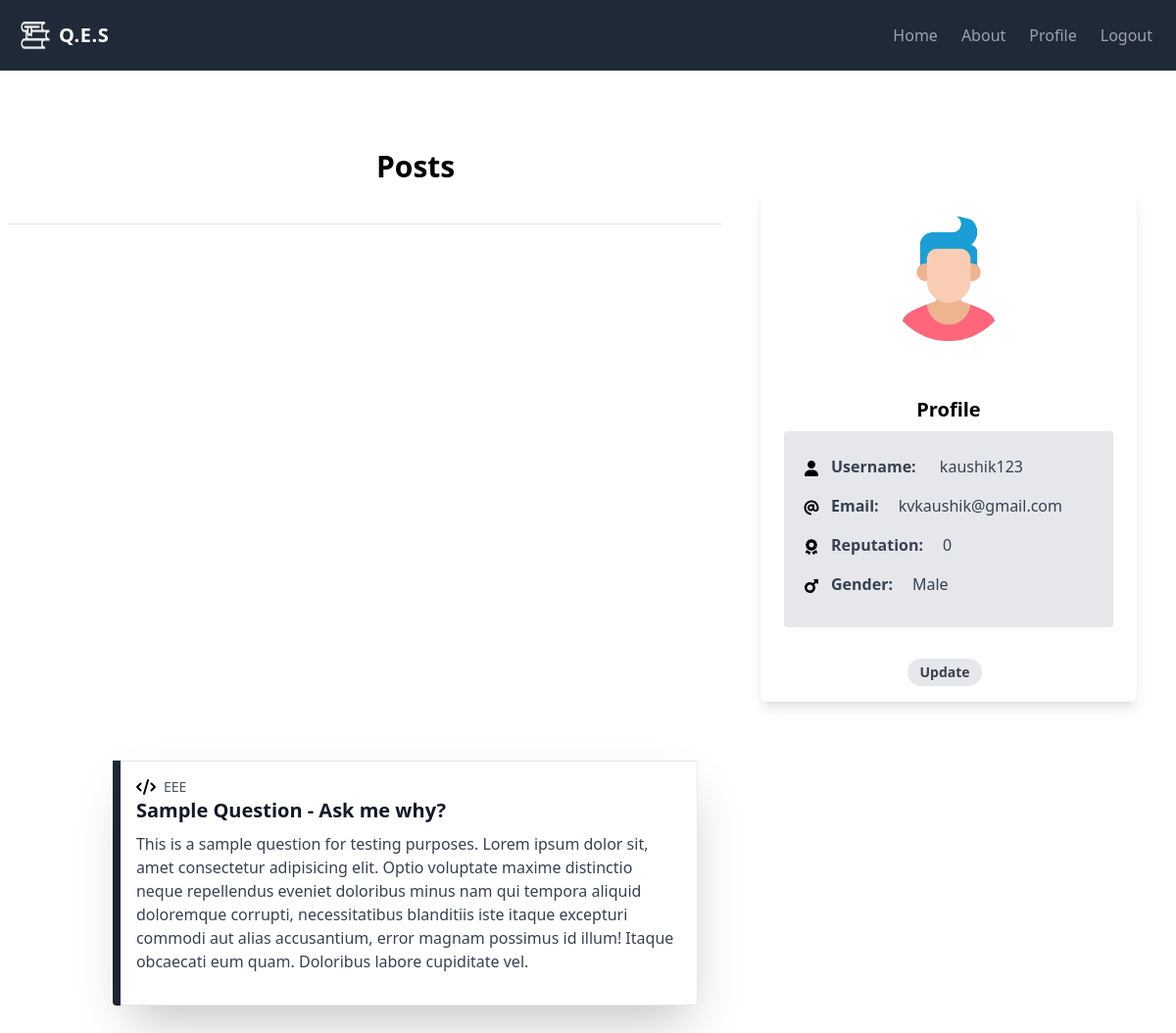
Page /viewprofile/ (signed in) on the earlier database version.
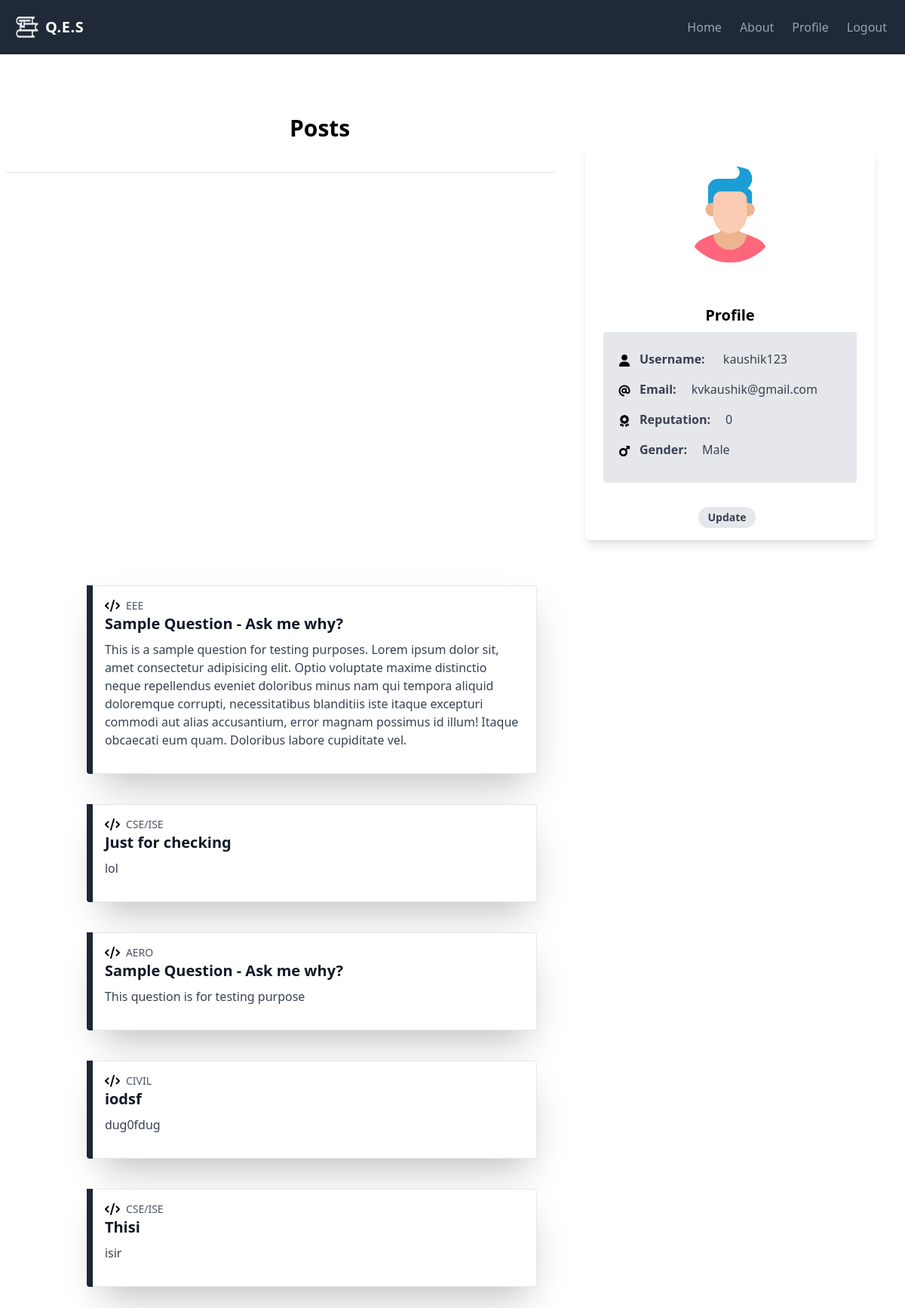
Same page on the later database version.
### users/models.py (models this page shows, shortened)
class Profile(models.Model):
    user = models.OneToOneField(User, on_delete=models.CASCADE)
    gender = models.CharField(max_length=20)
    age = models.IntegerField(null=True)
    reputation = models.IntegerField(blank=True,null=True)
    phone = models.CharField(max_length=10)
    profile_pic = models.ImageField(default='default.png',upload_to='profile_pics')

### QES/models.py (models this page shows, shortened)
class Questions(models.Model):
    title = models.TextField()
    content = models.TextField()
    category = models.CharField(max_length=255,choices=categories,default='CSE/ISE')
    upvotes = models.ManyToManyField(User,related_name="upvotes")
    downvoted = models.CharField(max_length=6,default='False')
    totalvotes = models.SmallIntegerField(default=0)
    date_posted = models.DateTimeField(auto_now_add=True)
    author = models.ForeignKey(User, on_delete=models.CASCADE)

### QES/views.py (the view)
# urls.py: path('viewprofile/', views.viewprofile,name='viewprofile'),
def viewprofile(request):
    user_id = request.user.id
    questions = Questions.objects.all().filter(author_id=user_id)
    profile = get_object_or_404(Profile, id=user_id)
    context = {
        'questions' : questions,
        'profile' : profile
    }
    return render(request, 'viewprofile.html',context)

### templates/viewprofile.html (shortened to what this page needs)
{% extends 'base.html' %}
{% block content %}
    <main>
        <div class="p-10 float-right">
            <div class="max-w-sm rounded-md overflow-hidden shadow-lg">
              <div><img class="rounded-full h-32 w-32 mx-32 mt-7" src="{{ profile.profile_pic.url }}" alt="Mountain"></div>
              <div class="px-6 py-4">
                <div class="pt-10 flex items-center justify-center font-bold text-xl mb-2">Profile</div>
                <ol class="py-5 px-5 rounded bg-gray-200 text-gray-700 text-base overflow-hidden">
                  <li class="font-bold inline-block px-3 py-1 mr-2 mb-2">Username:</li>   <span class="inline-block">{{ profile.user.username }}</span><br>
                  <li class="font-bold px-3 py-1 mr-2 mb-2 inline-block">Email:</li><span class="inline-block text-ellipsis whitespace-nowrap">{{ profile.user.email }}</span><br>
                  <li class="font-bold px-3 py-1 mr-2 mb-2 inline-block">Reputation:</li><span class="inline-block">{{ profile.reputation }}</span><br/>
                  <li class="font-bold px-3 py-1 mr-2 mb-2 inline-block">Gender:</li><span class="inline-block">{{ profile.gender }}</span>
                </ol>
              </div>
              <div class="px-6 pt-4 pb-2 flex items-center justify-center">
                <button onclick="location.href='{% url 'profile' %}'"><span class="inline-block items-center justify-center bg-gray-200 rounded-full px-3 py-1 text-sm font-semibold text-gray-700 mr-2 mb-2">Update</span></button>
              </div>
            </div>
          </div>
        <div>
            <h1 class="font-bold mx-96 mt-20 text-3xl">Posts</h1>
            <hr class="mt-10 mx-2 bg-slate-900">
            <div class="p-10">
              {% for question in questions %}
              <div class="w-2/3 p-5 lg:max-w-full lg:flex justify-center">
                <div class="lg:h-auto lg:w-2 flex-none bg-cover rounded-t lg:rounded-t-none lg:rounded-l text-center overflow-hidden bg-gray-800">
                  </div>
                <div class="border-r border-b border-l border-gray-400 lg:border-l-0 lg:border-t lg:border-gray-200 bg-white rounded-b lg:rounded-b-none lg:rounded-r pr-4 pl-4 pt-4 w-5/6 shadow-2xl">
                  <div class="mb-8">
                    <p class="text-sm text-gray-600 flex items-center">
                      {{question.category}}
                    </p>
                    <div class="text-gray-900 font-bold text-xl mb-2">{{ question.title }}</div>
                    <p class="text-gray-700 text-base">{{ question.content }}</p>
                  </div>
                </div>
              </div>
              {% endfor %}
            </div>
          </div>
    </main>
{% endblock content%}

### templates/base.html (shortened to what this page needs)
<!DOCTYPE html>
<html lang="en">
<head>
    <script src="https://cdn.tailwindcss.com"></script>
</head>
<body>
    <nav class="flex items-center bg-gray-800 p-3 flex-wrap">
        <a href="{% url 'home' %}" class="p-2 mr-4 inline-flex items-center">
            <img class="h-8 w-8 mr-2" src="/media/LogoMakr-8AltrX.png"/>
            <span class="text-xl text-white font-bold uppercase tracking-wide">Q.E.S</span>
        </a>
        <div class="hidden top-navbar w-full lg:inline-flex lg:flex-grow lg:w-auto" id="navigation">
            <div
                class="lg:inline-flex lg:flex-row lg:ml-auto lg:w-auto w-full lg:items-center items-start flex flex-col lg:h-auto">
                <a href="{% url 'home' %}"
                    class="lg:inline-flex lg:w-auto w-full px-3 py-2 rounded text-gray-400 items-center justify-center hover:bg-gray-900 hover:text-white">
                    <span>Home</span>
                </a>
                <a href="{% url 'about' %}"
                    class="lg:inline-flex lg:w-auto w-full px-3 py-2 rounded text-gray-400 items-center justify-center hover:bg-gray-900 hover:text-white">
                    <span>About</span>
                </a>
                {% if user.is_authenticated %}
                    <a href="{% url 'viewprofile' %}" class="lg:inline-flex lg:w-auto w-full px-3 py-2 rounded text-gray-400 items-center justify-center hover:bg-gray-900 hover:text-white">
                        <span>Profile</span>
                    </a>
                    <a href="{% url 'logout' %}" class="lg:inline-flex lg:w-auto w-full px-3 py-2 rounded text-gray-400 items-center justify-center hover:bg-gray-900 hover:text-white">
                        <span>Logout</span>
                    </a>
                {% endif %}
            </div>
        </div>
    </nav>
    {% block content %}{% endblock content %}
</body>
</html>

Differences in the rows shown:
added Questions: category "CSE/ISE", title "Just for checking", content "lol"
added Questions: category "AERO", title "Sample Question - Ask me why?", content "This question is for testing purpose"
added Questions: category "CIVIL", title "iodsf", content "dug0fdug"
added Questions: category "CSE/ISE", title "Thisi", content "isir"
